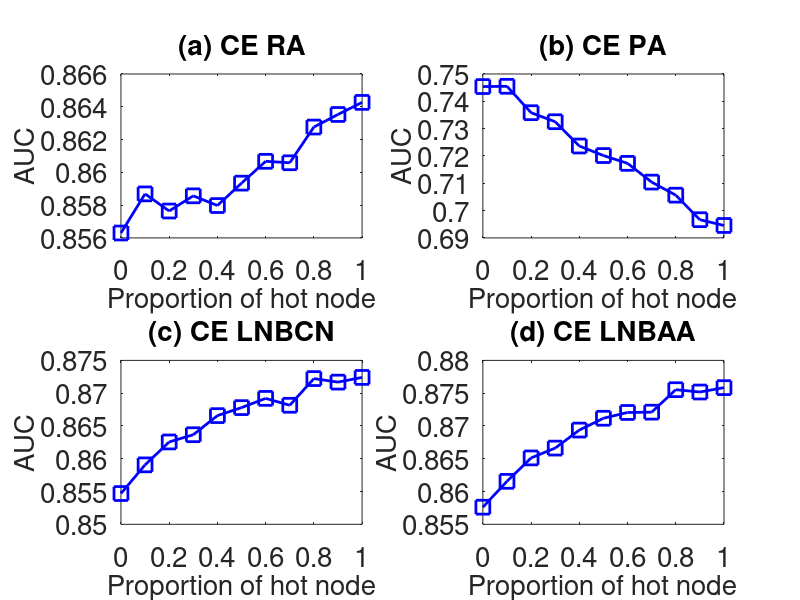

The MATLAB script that drew this image:
subplot(2,2,1);
x=0:0.1:1;
y=[0.8562989	0.8586854	0.8576399	0.8585668	0.8579742	0.8593403	0.8606728	0.8605835	0.8627624	0.8635297	0.8642665
];
plot(x,y,'-bs','LineWidth',2,'MarkerSize',10);
set(gca,'FontSize',20);
xlabel('Proportion of hot node','fontsize',20);
ylabel('AUC','fontsize',20);
title('(a) CE RA','fontsize',20);

subplot(2,2,2);
x=0:0.1:1;
y=[0.7453967	0.7454871	0.735828	0.7325218	0.7236325	0.7201404	0.7172892	0.7104237	0.7056419	0.6966591	0.6945464
];
plot(x,y,'-bs','LineWidth',2,'MarkerSize',10);
set(gca,'FontSize',20);
xlabel('Proportion of hot node','fontsize',20);
ylabel('AUC','fontsize',20);
title('(b) CE PA','fontsize',20);

subplot(2,2,3);
x=0:0.1:1;
y=[0.8546945	0.8590666	0.86256	0.8636645	0.8665764	0.8677972	0.8692066	0.8681548	0.8722232	0.8716842	0.8724039
];
plot(x,y,'-bs','LineWidth',2,'MarkerSize',10);
set(gca,'FontSize',20);
xlabel('Proportion of hot node','fontsize',20);
ylabel('AUC','fontsize',20);
title('(c) CE LNBCN','fontsize',20);


subplot(2,2,4);
x=0:0.1:1;
y=[0.8576109	0.8615557	0.8651278	0.866624	0.8693729	0.8711757	0.8720563	0.8721033	0.875533	0.8751763	0.8758423
];
plot(x,y,'-bs','LineWidth',2,'MarkerSize',10);
set(gca,'FontSize',20);
xlabel('Proportion of hot node','fontsize',20);
ylabel('AUC','fontsize',20);
title('(d) CE LNBAA','fontsize',20);